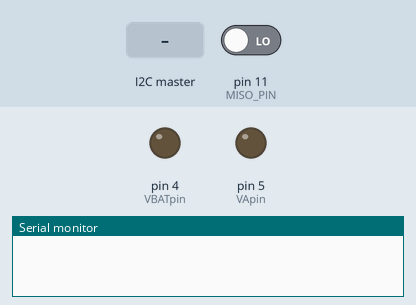
Simulated run of this sketch. Board: Arduino Uno, built with avr-gcc and run on an emulated ATmega328P. Shown: output pins drawn as LEDs (lit = HIGH), the last lines printed to the serial monitor. The inputs (shaded band) are chosen by the test bench; at power-on: pin 11 (MISO_PIN) LOW. Pins used as bus, display or sensor lines are not drawn.

Above: at 1.2 s.
1.3 s: the I2C master sends the byte 1
At 1.9 s:
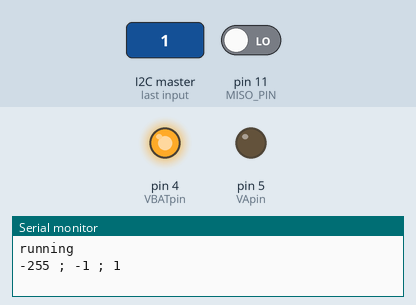
Timing chart, 0 to 4.3 s (numbered marks = the images above; inputs shaded):
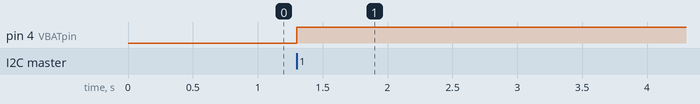

The sketch:

chargecontroller3.ino
```cpp
#include "MCP3008.h"
#include <Wire.h>

#define CS_PIN 13
#define CLOCK_PIN 10
#define MOSI_PIN 12
#define MISO_PIN 11

// put pins inside MCP3008 constructor
MCP3008 adc(CLOCK_PIN, MOSI_PIN, MISO_PIN, CS_PIN);

#define VBATpin 4
#define VApin 5
#define VCpin 1
#define VLOADpin 0
#define VCCpin 6
#define IApin 2
#define ICpin 3

#define SwitchA 5
#define SwitchB 4

bool loadOn = false;

int VBAT_WENS = 0;
int IBAT_WENS = 0;

#define N_SAMPLES_I 16
#define N_SAMPLES_V 16

int Ia,Ic,Vcc,Vbat,Vload;


float IP, IPI, Ifeedback;
float VP,VPI,Vfeedback;

int Imeasurements[N_SAMPLES_I];
int Imedian[N_SAMPLES_V];

int Vbat_measurements[N_SAMPLES_I];
int Vbat_median[N_SAMPLES_V];

//----------------------------------------
void setup()
{
  Wire.begin(8);
  Wire.onReceive(receiveEvent);
  Wire.onRequest(requestEvent);
  Serial.begin(115200);
  pinMode(VBATpin,INPUT);
  pinMode(VApin,INPUT);
  pinMode(VCpin,INPUT);
  pinMode(IApin,INPUT);

  pinMode(SwitchA,OUTPUT);
  pinMode(SwitchB,OUTPUT);
  /*
  Wire.begin(9);
  Wire.onReceive(receiveEvent);
  */
}
//----------------------------------------
void loop()
{
  if(loadOn){
    digitalWrite(SwitchB, HIGH);
  }else{
    digitalWrite(SwitchB, LOW);
  }

  int Idiff,Vdiff;
  for (int i=0;i<N_SAMPLES_I-1;i++)
  {
    Imeasurements[i] = Imeasurements[i+1];
  }
  for (int i=0;i<N_SAMPLES_V-1;i++)
  {
    Vbat_measurements[i] = Vbat_measurements[i+1];
  }
  //Ia = analogRead(IApin);
  //Vbat = analogRead(VBATpin);
  Ia = adc.readADC(IApin);
  //delay(1);
  Vbat = adc.readADC(VApin);

  Imeasurements[N_SAMPLES_I-1] = Ia;
  Vbat_measurements[N_SAMPLES_V-1] = Vbat;
  //Ia = runningMedian(Imeasurements,Imedian,N_SAMPLES_I);
  //Vbat = runningMedian(Vbat_measurements,Vbat_median,N_SAMPLES_V);

  /* regulate current */
  Idiff = (IBAT_WENS-Ia);
  IP = 0.2*Idiff;
  IPI= IPI + 0.015*Idiff;
  Ifeedback = IP + IPI;
  /* regulate voltage */
  Vdiff = (VBAT_WENS-Vbat);
  VP = 3*Vdiff;
  VPI = VPI + 0.000001*Vdiff;
  Vfeedback = VP + VPI;

  if (Ifeedback>=0)
  {
    float value = Ifeedback;
    value = value>255?255:value;
    if (Vfeedback>=0)
    {
      analogWrite(SwitchA,(uint8_t)value);
      //VPI=0;
    }
    else
    {
      digitalWrite(SwitchA,LOW);
      //value = -value*Vfeedback/255;
      //analogWrite(SwitchA,(uint8_t)value);
      //digitalWrite(SwitchA,LOW);
      IPI=0;
    }
  }
  else
  {
    digitalWrite(SwitchA,LOW);
    IPI=0;
    //VPI=0;
  }
//  if(printOn == true){

//Serial.print("VCC: ");
//Serial.print(adc.readADC(VCCpin));
//Serial.print("\t VA: ");
//Serial.print(adc.readADC(VApin));
//Serial.print("\t VBAT: ");
//Serial.print(adc.readADC(VBATpin));
//Serial.print("\t VC: ");
//Serial.print(adc.readADC(VCpin));
//Serial.print("\t VLOAD: ");
//Serial.print(adc.readADC(VLOADpin));
//Serial.print("\t IA: ");
//Serial.print(adc.readADC(IApin));
//Serial.print("\t IC: ");
//Serial.println(adc.readADC(ICpin));
/*
    Serial.print(Ia);
    Serial.print("|");
    Serial.print(Idiff);
    Serial.print("|");
    Serial.print(Ifeedback);
    Serial.print("|");
    Serial.print(Vfeedback);
    Serial.print("|");
    Serial.println(Vbat);
    */
//  }

}
//----------------------------------------
int runningMedian(int* values,int* median,int len)
{
  int temp;
  for (int i=0;i<len;i++) median[i] = values[i];
  for (int i=0;i<len;i++)
  {
    for (int j=0;j<len-1;j++)
    {
      if (median[j]>median[j+1])
      {
        temp = median[j];
        median[j] = median[j+1];
        median[j+1] = temp;
      }
    }
  }
  return median[len/2];
}
//----------------------------------------
void receiveEvent(int howMany) {
  VBAT_WENS = (Wire.read() | Wire.read() << 8);
  IBAT_WENS = (Wire.read() | Wire.read() << 8);
  loadOn = Wire.read();
  Serial.println("running");
  Serial.println(String(VBAT_WENS) + " ; " + String(IBAT_WENS) + " ; "+String(loadOn));
}
void requestEvent()
{
  Ia = adc.readADC(IApin);
  Ic = adc.readADC(ICpin);
  Vcc = adc.readADC(VCCpin);
  Vbat = adc.readADC(VBATpin);
  Vload = adc.readADC(VLOADpin);
  Wire.write(Ia);
  Wire.write((Ia >> 8));
  Wire.write(Ic);
  Wire.write((Ic >> 8));
  Wire.write(Vcc);
  Wire.write((Vcc >> 8));
  Wire.write(Vbat);
  Wire.write((Vbat >> 8));
  Wire.write(Vload);
  Wire.write((Vload >> 8));
}
```

MCP3008.cpp
```cpp
/*
  MCP3008.cpp - Library for communicating with MCP3008 Analog to digital converter.
  Created by Uros Petrevski, Nodesign.net 2013
  Released into the public domain.

  ported from Python code originaly written by Adafruit learning system for rPI :
  http://learn.adafruit.com/send-raspberry-pi-data-to-cosm/python-script
*/

#include "Arduino.h"
#include "MCP3008.h"

MCP3008::MCP3008(int clockpin, int mosipin, int misopin, int cspin) {

    // define SPI outputs and inputs for bitbanging

    _cspin = cspin;
    _clockpin = clockpin;
    _mosipin = mosipin;
    _misopin = misopin;

    pinMode(_cspin, OUTPUT);
    pinMode(_clockpin, OUTPUT);
    pinMode(_mosipin, OUTPUT);
    pinMode(_misopin, INPUT);

}

// read SPI data from MCP3008 chip, 8 possible adc's (0 thru 7)
int MCP3008::readADC(int adcnum) {

  if ((adcnum > 7) || (adcnum < 0)) return -1; // Wrong adc address return -1

  // algo
  digitalWrite(_cspin, HIGH);

  digitalWrite(_clockpin, LOW); //  # start clock low
  digitalWrite(_cspin, LOW); //     # bring CS low

  int commandout = adcnum;
  commandout |= 0x18; //  # start bit + single-ended bit
  commandout <<= 3; //    # we only need to send 5 bits here

  for (int i=0; i<5; i++) {
    if (commandout & 0x80)
      digitalWrite(_mosipin, HIGH);
    else
      digitalWrite(_mosipin, LOW);

    commandout <<= 1;
    digitalWrite(_clockpin, HIGH);
    digitalWrite(_clockpin, LOW);

  }

  int adcout = 0;
  // read in one empty bit, one null bit and 10 ADC bits
  for (int i=0; i<12; i++) {
    digitalWrite(_clockpin, HIGH);
    digitalWrite(_clockpin, LOW);
    adcout <<= 1;
    if (digitalRead(_misopin))
      adcout |= 0x1;
  }
  digitalWrite(_cspin, HIGH);

  adcout >>= 1; //      # first bit is 'null' so drop it
  return adcout;
}
```

MCP3008.h
```cpp
/*
  MCP3008.h - Library for communicating with MCP3008 Analog to digital converter.
  Created by Uros Petrevski, Nodesign.net 2013
  Released into the public domain.

  ported from Python code originaly written by Adafruit learning system for rPI :
  http://learn.adafruit.com/send-raspberry-pi-data-to-cosm/python-script
*/

#ifndef MCP3008_h
#define MCP3008_h

#include "Arduino.h"

class MCP3008
{
  public:
    MCP3008(int clockpin, int mosipin, int misopin, int cspin);
    int readADC(int adcnum);
  private:
      int _clockpin, _mosipin, _misopin, _cspin;
};


#endif
```

Measured:
- after the input at 1.3 s, pin 4 (VBATpin): LOW → HIGH at once
